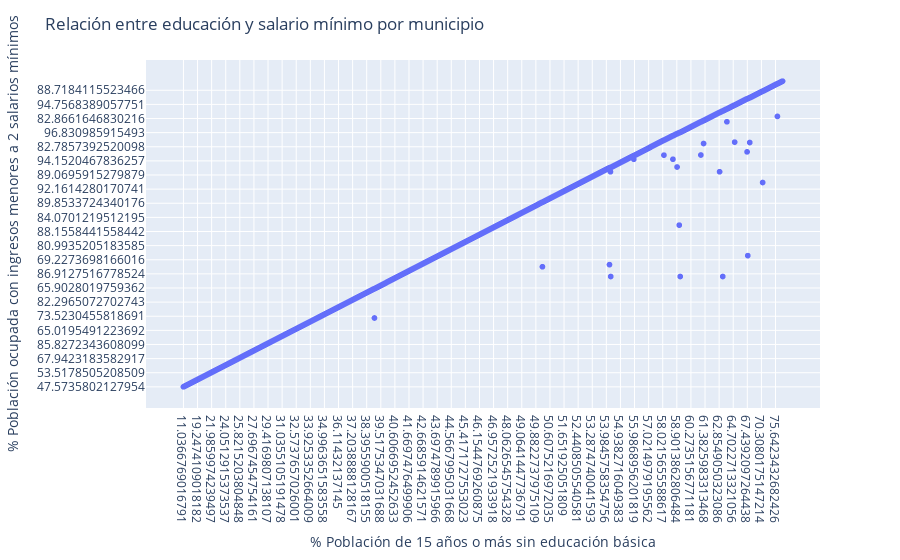

Source (notebook cell):
### Code cell
import plotly.express as px

df_analisis
df_sorted = df_analisis.sort_values('% Población  de 15 años o más sin educación básica')
municipios = df_sorted.index.get_level_values('Nombre del municipio')

df_sorted['Nombre del municipio'] = municipios

fig = px.scatter(df_sorted, x = '% Población  de 15 años o más sin educación básica', y = '% Población ocupada con ingresos menores a 2 salarios mínimos', hover_name='Nombre del municipio')

fig.update_layout(
    title='Relación entre educación y salario mínimo por municipio',
    xaxis=dict(
        title='% Población de 15 años o más sin educación básica',
        tickformat='%'
    ),
    yaxis=dict(
        title='% Población ocupada con ingresos menores a 2 salarios mínimos',
        tickformat='%'
    ),
    hoverlabel=dict(
        namelength=-1
    )
)

fig.show()

### Figure 1 — Plotly figure (JSON) as saved in the notebook; plotly's stock layout.template omitted (floating-point values rounded to 4 significant figures; data arrays with more than 128 entries replaced by an {"elided": "..."} marker saying what was removed)
{"data": [{"hovertemplate": "<b>%{hovertext}</b><br><br>% Población  de 15 años o más sin educación básica=%{x}<br>% Población ocupada con ingresos menores a 2 salarios mínimos=%{y}<extra></extra>", "hovertext": {"elided": "2469 str values"}, "legendgroup": "", "marker": {"color": "#636efa", "symbol": "circle"}, "mode": "markers", "name": "", "showlegend": false, "type": "scattergl", "x": {"elided": "2469 str values"}, "xaxis": "x", "y": {"elided": "2469 str values"}, "yaxis": "y"}], "layout": {"hoverlabel": {"namelength": -1}, "legend": {"tracegroupgap": 0}, "margin": {"t": 60}, "title": {"text": "Relación entre educación y salario mínimo por municipio"}, "xaxis": {"anchor": "y", "domain": [0, 1], "tickformat": "%", "title": {"text": "% Población de 15 años o más sin educación básica"}}, "yaxis": {"anchor": "x", "domain": [0, 1], "tickformat": "%", "title": {"text": "% Población ocupada con ingresos menores a 2 salarios mínimos"}}}}
